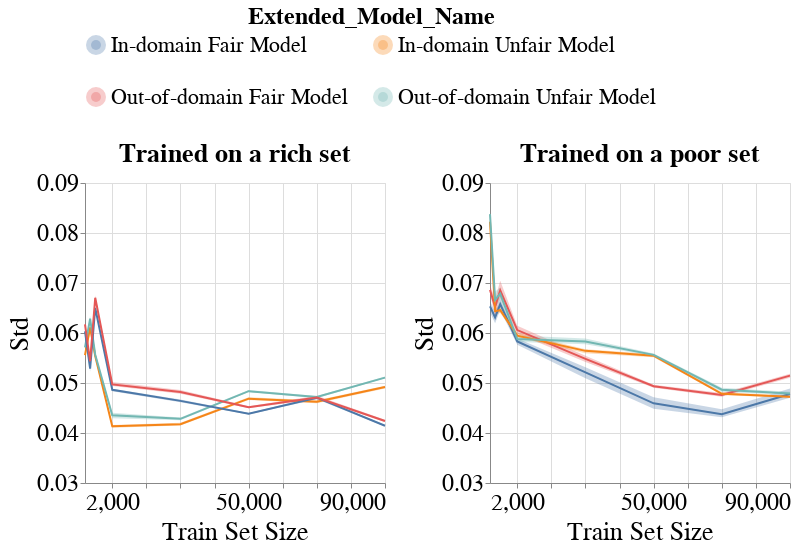

Here is the notebook cell this chart was saved with:
### Code cell
create_group_metric_line_bands_per_dataset_plot(metrics_per_exp_dct=metrics_per_exp_dct,
                                                experiment_names=EXPERIMENT_NAMES,
                                                model_name=MODEL_NAMES[0],
                                                metric_type='subgroup',
                                                metric_name='Std',
                                                group_name='overall',
                                                ylim=[0.03, 0.09],
                                                with_band=True)

### Figure 1 — Vega-Lite specification as saved in the notebook (floating-point values rounded to 4 significant figures; data arrays with more than 128 entries replaced by an {"elided": "..."} marker saying what was removed)
{"config": {"view": {"continuousWidth": 400, "continuousHeight": 300}, "axis": {"labelFontSize": 24, "labelFontWeight": "normal", "titleFontSize": 26, "titleFontWeight": "normal"}, "legend": {"columns": 2, "direction": "horizontal", "labelFontSize": 22, "labelLimit": 400, "orient": "top", "symbolStrokeWidth": 10, "titleAnchor": "middle", "titleFontSize": 24, "titleLimit": 300}, "title": {"fontSize": 22}}, "vconcat": [{"hconcat": [{"layer": [{"mark": {"type": "errorband", "extent": "ci"}, "encoding": {"color": {"field": "Extended_Model_Name", "type": "nominal"}, "x": {"axis": {"labelExpr": "datum.value == 10000 ? '2,000' : datum.label"}, "field": "Train_Set_Size", "scale": {"nice": false}, "title": "Train Set Size", "type": "quantitative"}, "y": {"field": "Metric_Value", "scale": {"domain": [0.03, 0.09], "zero": false}, "title": "Std", "type": "quantitative"}}}, {"mark": "line", "encoding": {"color": {"field": "Extended_Model_Name", "type": "nominal"}, "x": {"axis": {"labelExpr": "datum.value == 10000 ? '2,000' : datum.label"}, "field": "Train_Set_Size", "scale": {"nice": false}, "title": "Train Set Size", "type": "quantitative"}, "y": {"aggregate": "mean", "field": "Metric_Value", "scale": {"domain": [0.03, 0.09], "zero": false}, "title": "Std", "type": "quantitative"}}}], "height": 300, "title": {"text": "Trained on a rich set", "fontSize": 26}, "width": 300}, {"layer": [{"mark": {"type": "errorband", "extent": "ci"}, "encoding": {"color": {"field": "Extended_Model_Name", "type": "nominal"}, "x": {"axis": {"labelExpr": "datum.value == 10000 ? '2,000' : datum.label"}, "field": "Train_Set_Size", "scale": {"nice": false}, "title": "Train Set Size", "type": "quantitative"}, "y": {"field": "Metric_Value", "scale": {"domain": [0.03, 0.09], "zero": false}, "title": "Std", "type": "quantitative"}}}, {"mark": "line", "encoding": {"color": {"field": "Extended_Model_Name", "type": "nominal"}, "x": {"axis": {"labelExpr": "datum.value == 10000 ? '2,000' : datum.label"}, "field": "Train_Set_Size", "scale": {"nice": false}, "title": "Train Set Size", "type": "quantitative"}, "y": {"aggregate": "mean", "field": "Metric_Value", "scale": {"domain": [0.03, 0.09], "zero": false}, "title": "Std", "type": "quantitative"}}}], "data": {"name": "data-d4ceb93fcebd6a201759cf278f436963"}, "height": 300, "title": {"text": "Trained on a poor set", "fontSize": 26}, "width": 300}]}], "data": {"name": "data-a9b6e3bf45921ce68c24e08d9f7bf90b"}, "$schema": "https://vega.github.io/schema/vega-lite/v4.17.0.json", "datasets": {"data-a9b6e3bf45921ce68c24e08d9f7bf90b": {"elided": "192 records"}, "data-d4ceb93fcebd6a201759cf278f436963": {"elided": "192 records"}}}
